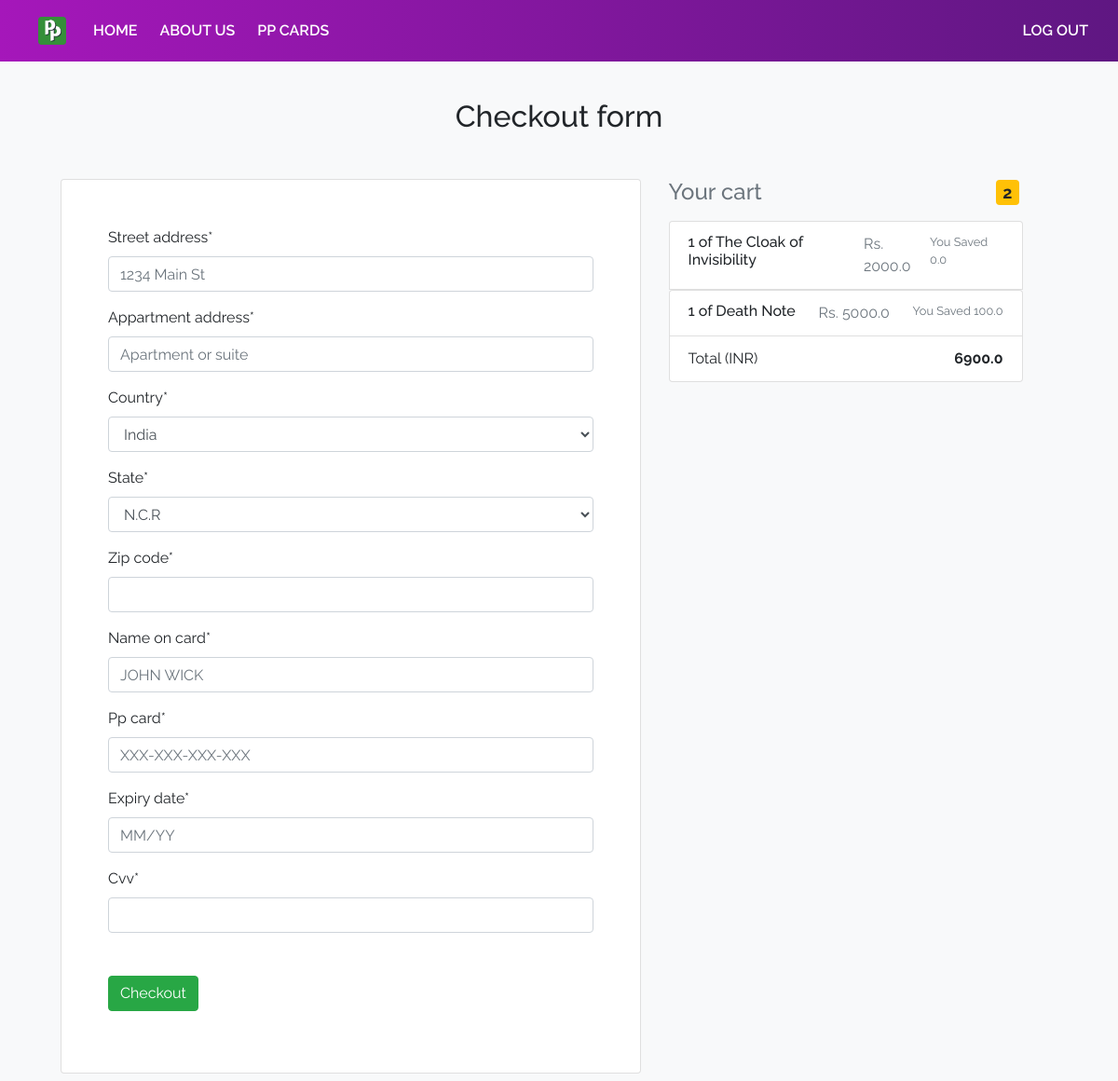
Screenshot of /checkout/ (signed in) with the database file from the repository.
### pp_index/models.py (models this page shows, shortened)
class Order(models.Model):
    user = models.ForeignKey(settings.AUTH_USER_MODEL, on_delete=models.CASCADE)
    items = models.ManyToManyField(OrderItem)
    start_date = models.DateTimeField(auto_now=True)
    ordered_date = models.DateTimeField()
    ordered = models.BooleanField(default=False)
    billingaddress = models.ForeignKey('BillingAddress', on_delete=models.SET_NULL, blank = True, null = True)
    def __str__(self):
        return self.user.username
    def get_final_price(self):
        total = 0
        for order_item in self.items.all():
            total += order_item.get_total_price()
        return total

class OrderItem(models.Model):
    user = models.ForeignKey(settings.AUTH_USER_MODEL, on_delete=models.CASCADE)
    ordered = models.BooleanField(default=False)
    item = models.ForeignKey(Product, on_delete=models.CASCADE)
    quantity = models.IntegerField(default=1)
    def get_name(self):
        return f"{self.quantity} of {self.item.title}"
    def get_price(self):
        return f"Rs. {self.item.price}"
    def get_dis(self):
        return f"You Saved {self.item.discount_price}"
    def get_total_price(self):
        return self.quantity * ( self.item.price - self.item.discount_price )

class Product(models.Model):
    title = models.CharField(max_length=200)
    price = models.FloatField()
    discount_price = models.FloatField(blank=True, null=True, default=0.00)
    category = models.CharField(choices=CATEGORY_CHOICES, max_length=300)
    slug = models.SlugField()
    description = models.TextField()
    image = models.CharField(max_length=6000, default="https://pbs.twimg.com/profile_images/1023140866255249409/1CJ1vGU4_400x400.jpg")

### pp_index/views.py (the view, shortened to what this page needs)
# urls.py: path('checkout/', CheckoutView.as_view(), name='checkout'),
class CheckoutView(LoginRequiredMixin, View):
    def get(self, *args, **kwargs):
        form = CheckoutForm()
        context = {}
        try:
            order = Order.objects.get(user=self.request.user, ordered=False)
            context['form'] = form
            context['object'] = order
            print(context)
            return render(self.request, 'checkout.html', context)
        except ObjectDoesNotExist :
            messages.error(self.request, "You do not have an ACTIVE order")
            return redirect("/")

### pp_index/forms.py
class CheckoutForm(forms.Form):
    street_address = forms.CharField(widget=forms.TextInput(attrs={
        'placeholder': '1234 Main St'
    }))
    appartment_address = forms.CharField(widget=forms.TextInput(attrs={
        'placeholder': 'Apartment or suite'
    }))
    country = forms.CharField(label='Country', widget=forms.Select(choices=COUNTRY_CHOICES))
    state = forms.CharField(label='State', widget=forms.Select(choices=STATE_CHOICES))
    zip_code = forms.CharField()
    name_on_card = forms.CharField(widget=forms.TextInput(attrs={
        'placeholder': 'JOHN WICK'
    }))
    pp_card = forms.CharField(widget=forms.TextInput(attrs={
        'placeholder': 'XXX-XXX-XXX-XXX'
    }))
    expiry_date = forms.CharField(widget=forms.TextInput(attrs={
        'placeholder': 'MM/YY'
    }))
    cvv = forms.CharField(widget=forms.TextInput(attrs={
        'label': 'CVV'
    }))

### pp_index/templatetags/cart_template_tags.py (called while the page is built)
@register.filter
def cart_item_count(user):
    if user.is_authenticated:
        qs = Order.objects.filter(user=user, ordered=False)
        if qs.exists():
            return qs[0].items.count()
    return 0

### pp_index/templates/checkout.html (shortened to what this page needs)
{% load static %}
{% load cart_template_tags %}
{% load crispy_forms_tags %}
<!DOCTYPE html>
<html lang="en">
<head>
    <link rel="stylesheet" href="{% static 'checkout.css' %}">
    <link rel="stylesheet" href="{% static 'styles.css' %}">
    <link rel="stylesheet" href="https://cdn.jsdelivr.net/npm/bootstrap@4.5.3/dist/css/bootstrap.min.css">
    <link rel="stylesheet" href="https://stackpath.bootstrapcdn.com/font-awesome/4.7.0/css/font-awesome.min.css">
</head>
<body class="bg-light">
    <section id="nav-bar">
        <nav class="navbar navbar-expand-lg navbar-light bg-light">
            <a class="navbar-brand" href="{% url 'index' %}"><img src="{% static 'logo.png' %}"></a>
            <div class="collapse navbar-collapse" id="navbarNavAltMarkup">
              <div class="navbar-nav">
                <a class="nav-link active" id="nav1" href="{% url 'index' %}">HOME <span class="sr-only">(current)</span></a>
                <a class="nav-link" id= "nav2" href="{% url 'aboutus' %}">ABOUT US</a>
                <a class="nav-link" id="nav3" href="{% url 'ppcards' %}">PP CARDS</a>
              </div>
              <div class="navbar-nav ml-auto">
                {% if request.user.is_authenticated %}
                <a class="nav-link" id="nav5" href="/accounts/logout/">LOG OUT</a>
                {% else %}
                <a class="nav-link" id="nav5" href="/accounts/login/">LOG IN</a>
                <a class="nav-link" id="nav5" href="/register/">SIGN UP</a>
                {% endif %}
              </div>
            </div>
          </nav>
    </section>
    <h2 class="text-center mb-5">Checkout form</h2>
    <div class="row">
      <div class="col-sm-7 mb-2" id="form">
        <div class="card">
          <form class="form-group" method="POST" style="padding: 50px;">
            {{ form|crispy }}
            <div class="button" style="padding-top: 30px;">
              <button type="submit" name="" class="btn btn-success" >Checkout</button>
            </div>
          </form>
        </div>
      </div>
      <div class="col-sm-4 mb-3">
        <h4 class="d-flex justify-content-between align-items-center mb-3">
          <span class="text-muted">Your cart</span>
          <span class="badge badge-warning z-depth-1 mr-1" > {{ request.user|cart_item_count }} </span>
        </h4>
        {% for order_item in object.items.all %}
          <ul class="list-group mb-3">
            <li class="list-group-item d-flex justify-content-between lh-sm">
              <div>
                <h6 class="my-0">{{ order_item.get_name }}</h6>
              </div>
              <h7 class="text-muted">{{ order_item.get_price }}</h7>
              <small class="text-muted">{{ order_item.get_dis }}</small>
            </li>
        {% endfor %}
            <li class="list-group-item d-flex justify-content-between">
              <span>Total (INR)</span>
              <strong>{{ object.get_final_price }}</strong>
            </li>
          </ul>
      </div>
</body>
</html>

### pp_index/static/checkout.css (style rules this page uses)
h2 { padding-top: 40px; }
#form { padding-left: 80px; }

### pp_index/static/styles.css (style rules this page uses)
body { font-family: 'Raleway', sans-serif !important; }
#nav1, #nav5 { padding-right: 1em; color: #fff !important; font-weight: 600; }
#nav2 , #nav3, #nav4 { padding-right: 1em; color: #fff !important; font-weight: 600; }
#nav-bar { position: sticky; top: 0; z-index: 10; }
.navbar { background-image: linear-gradient(to right, #a517ba,#5f1782); }
.navbar-brand img { height: 40px; padding-left: 20px; }

### rows the page displays
OrderItem: get_name "1 of The Cloak of Invisibility", get_price "Rs. 2000.0", get_dis "You Saved 0.0"
OrderItem: get_name "1 of Death Note", get_price "Rs. 5000.0", get_dis "You Saved 100.0"
Order: get_final_price "6900.0"

### other values shown
{{ request.user|cart_item_count }} "2"
